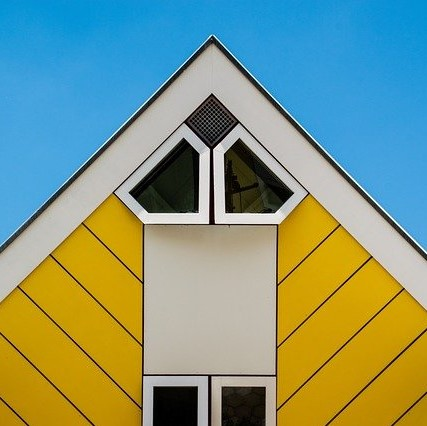
#> input picture src/예제/data/image.jpg, 427 x 426 px
$ python KeyPointDetection.py   (older library calls are emulated)
#> lines starting #> are read from the running program, lines starting #| are printed output that depends on the picture; after the words box and inside, x2 and y2 are one past the last pixel; in counts of white or black regions, pixels touching at a corner belong together
import cv2
import numpy as np

img = cv2.imread("./data/image.jpg")
#> img is the input picture: shape (426, 427, 3); mean B, G, R 126.5, 150.6, 129.1
gray = cv2.cvtColor(img, cv2.COLOR_BGR2GRAY)
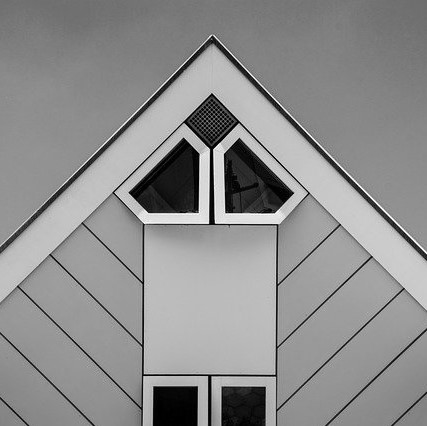
#> gray: shape (426, 427); min 0, max 255, mean 141.4

corner = cv2.cornerHarris(gray, 2, 3, 0.02)
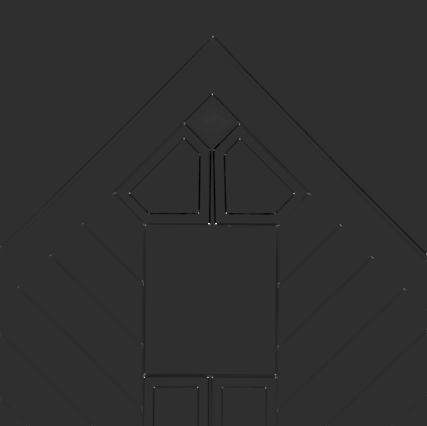
#> corner: shape (426, 427) float32; min -0.00951, max 0.0417, mean -7.38e-05; drawn with min black and max white

coord = np.where(corner > 0.1*corner.max())
#> coord = 125 positions, rows 36 to 411, columns 0 to 426
coord = np.stack((coord[1], coord[0]), axis=-1)
#> coord = 125 pairs, first value 0 to 426, second value 36 to 411

for x, y in coord:
    cv2.circle(img, (x, y), 5, (0, 0, 255), 1, cv2.LINE_AA)
#> this loop made 125 passes
#> (x, y) on passes 1 to 12: (212, 36), (213, 36), (212, 37), (213, 37), (212, 93), (212, 94), (212, 95), (184, 122), (184, 123), (239, 123), (184, 124), (239, 124)
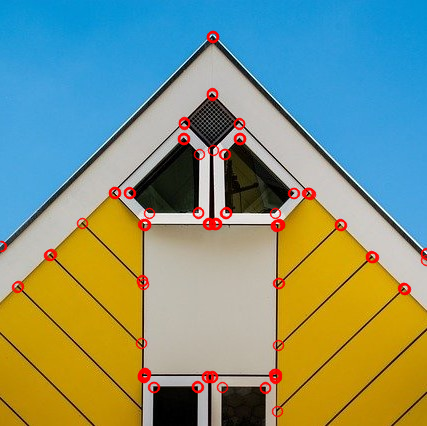
#> img: shape (426, 427, 3); 2.7% of pixels changed, all inside (x1, y1, x2, y2) = (0, 30, 427, 418)

corner_norm = cv2.normalize(corner, None, 0, 255, cv2.NORM_MINMAX, cv2.CV_8U)

corner_norm = cv2.cvtColor(corner_norm, cv2.COLOR_GRAY2BGR)
#> corner_norm: shape (426, 427, 3)
merged = np.hstack((corner_norm, img))
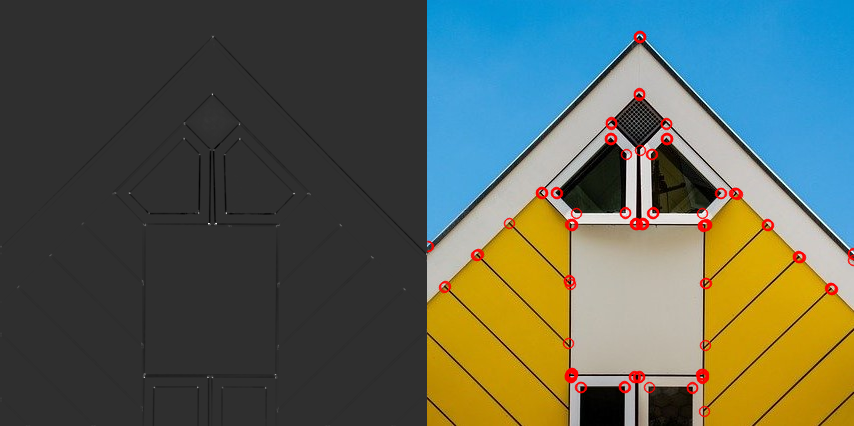
#> merged: shape (426, 854, 3); mean B, G, R 85.6, 97.5, 88.7
cv2.imshow('Harris Corner', merged)
cv2.waitKey()
cv2.destroyAllWindows()
